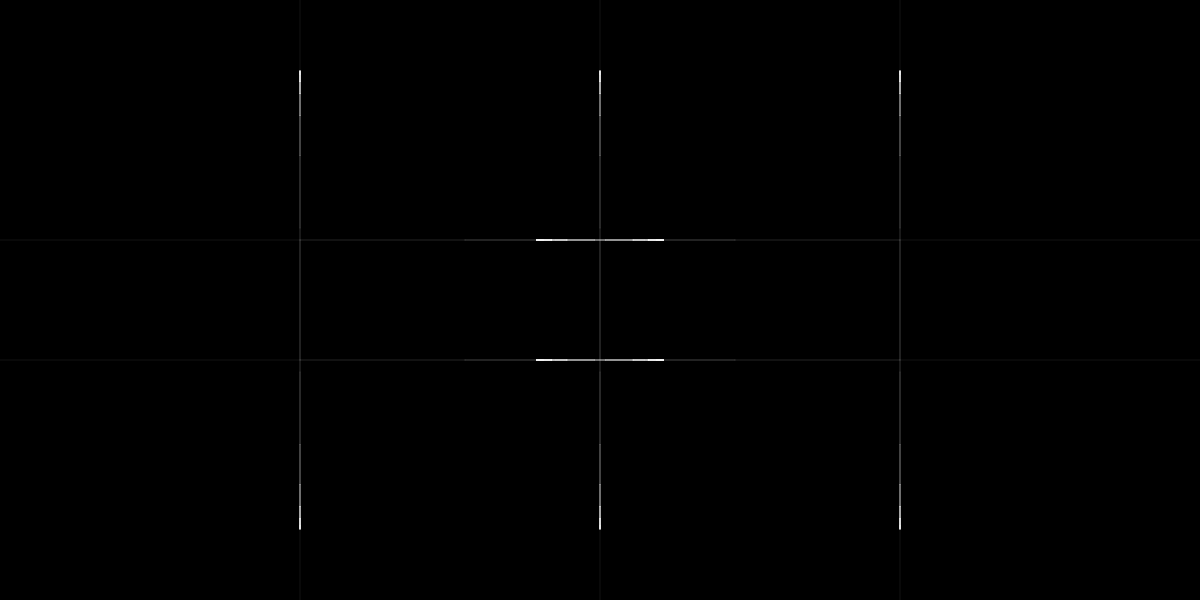
Frame 1 (no input)
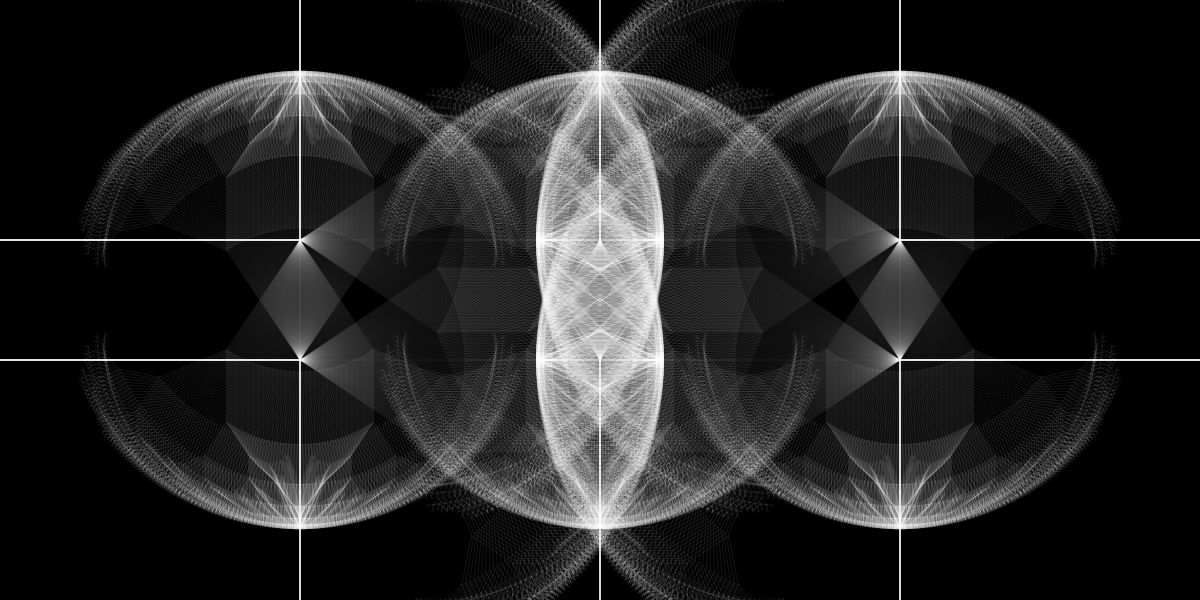
Frame 60 (no input)
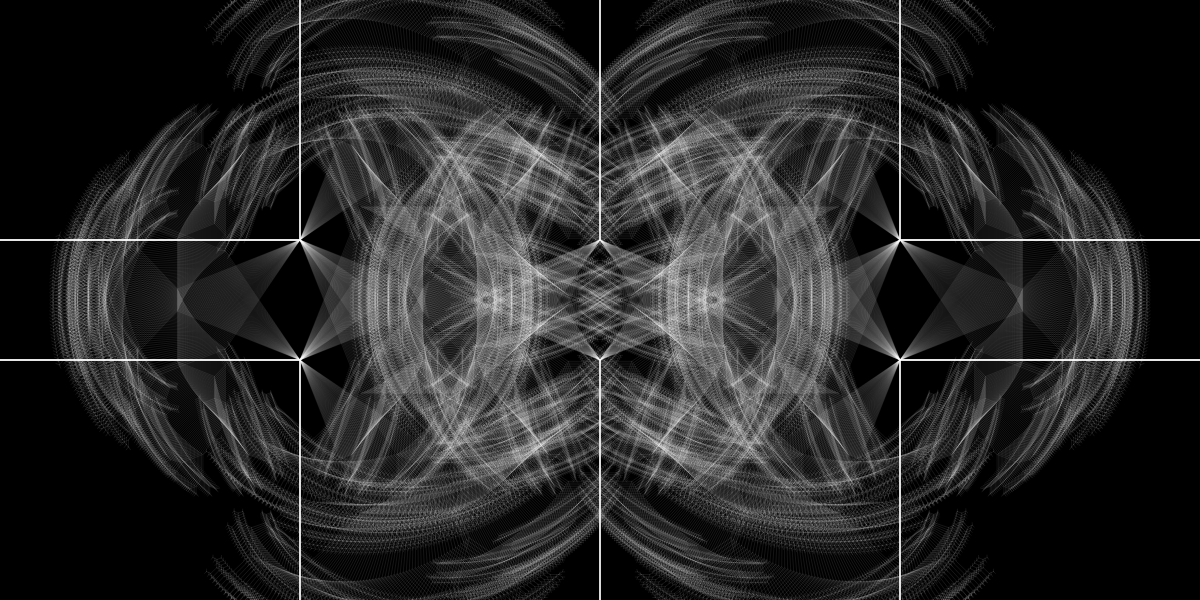
Frame 120 (the mouse pressed at the canvas centre since frame 60)

The p5.js sketch that drew these frames (run headless with seeded random() and noise() and a simulated clock; from frame 60 on, the mouse is pressed at the canvas centre):

// p5.js sketch
// ── sketch.js
let angle = 0.0
let counter = 0.0

function setup() {
  createCanvas(1200, 600)
  background(0)
  frameRate(30)
}

function mousePressed() {
  background(0)
}

function keyPressed() {
  if (key == " ") {
    background(0)
  }
}

function draw() {
  strokeWeight(0.2 + counter)

  angle = sin(counter) * 100
  counter += 0.0001

  stroke(255, 100)

  push()
  // Bottom left
  translate(width * 0.25, height)
  fileteado(height * 0.4)
  pop()

  push()
  // Bottom center
  translate(width * 0.5, height)
  fileteado(height * 0.4)
  pop()

  push()
  // Bottom right
  translate(width * 0.75, height)
  fileteado(height * 0.4)
  pop()

  push()
  // Top left
  translate(width * 0.25, 0)
  rotate(radians(180))
  fileteado(height * 0.4)
  pop()

  push()
  // Top center
  translate(width * 0.5, 0)
  rotate(radians(180))
  fileteado(height * 0.4)
  pop()

  push()
  // Top right
  translate(width * 0.75, 0)
  rotate(radians(180))
  fileteado(height * 0.4)
  pop()

  push()
  // Left top
  translate(0, height * 0.4)
  rotate(radians(90))
  fileteado(width * 0.25)
  pop()

  push()
  // Left bottom
  translate(0, height * 0.6)
  rotate(radians(90))
  fileteado(width * 0.25)
  pop()

  push()
  // Right top
  translate(width, height * 0.4)
  rotate(radians(270))
  fileteado(width * 0.25)
  pop()

  push()
  // Right bottom
  translate(width, height * 0.6)
  rotate(radians(270))
  fileteado(width * 0.25)
  pop()
}

function fileteado(len) {
  line(0, 0, 0, -len)
  translate(0, -len)

  if (len > 4) {
    push()
    rotate(angle)
    fileteado(len * 0.55)
    pop()

    push()
    rotate(-angle)
    fileteado(len * 0.55)
    pop()
  }
}
